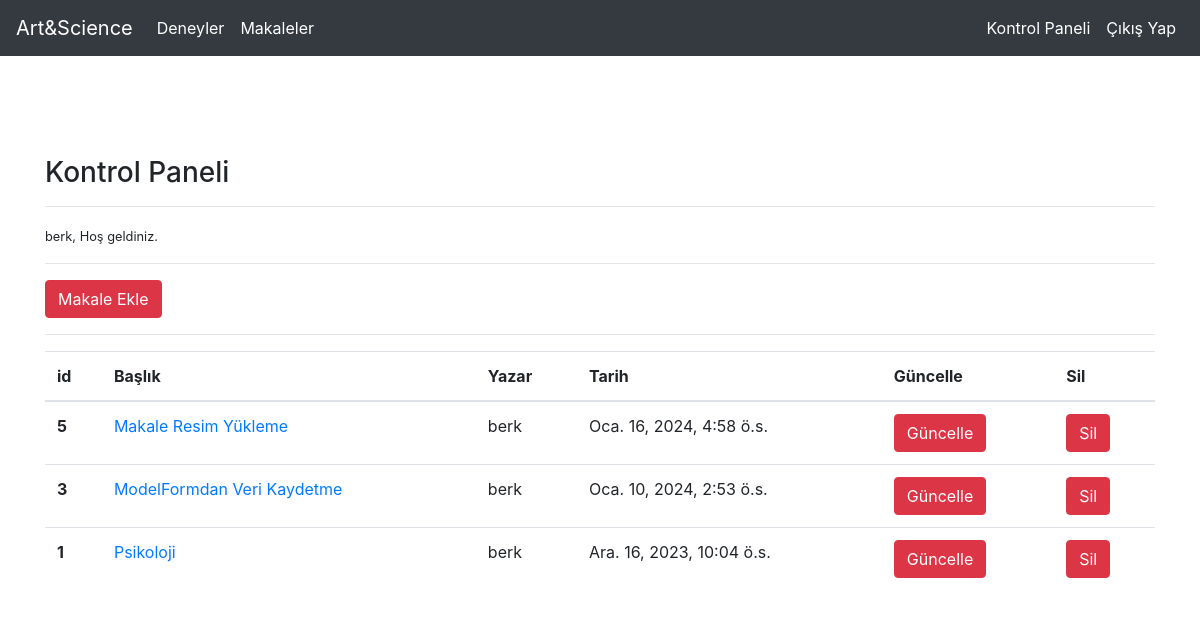
Screenshot of /articles/dashboard/ (signed in) with the database file from the repository.
### article/models.py (models this page shows, shortened)
class Article(models.Model):#importtaki models'in içindeki Model class'ından türetmemiz gerekiyor.
    author = models.ForeignKey("auth.User", on_delete = models.CASCADE, verbose_name = "Yazar" )#Bu alanımız aslında user tablosuna işaret ediyor diyoruz. Yani buraya herhangi bir user yazdığımız zaman aslında o tablodaki user’ın direkt buraya geldiğini göreceğiz.
    title = models.CharField(max_length = 50,verbose_name = "Başlık")
    content = RichTextField()
    created_date = models.DateTimeField(auto_now_add=True,verbose_name = "Oluşturulma Tarihi")
    article_image = models.FileField(blank = True, null = True,verbose_name="Makale Fotoğrafı")
    class Meta:
        ordering = ["-created_date"] #En son eklenen makale ilk gösterilmesi için bunu ekledik.

### article/views.py (the view)
# urls.py: path('dashboard/',views.dashboard,name = "dashboard"),
@login_required(login_url="user:login")
def dashboard(request):
    articles = Article.objects.filter(author = request.user)
    incoming_article_context = { #Dashboard kısmına sözlük yapısı ile gönderim yapacağız.
        "articles": articles #Key-value
    }
    return render(request,"dashboard.html",incoming_article_context)

### templates/dashboard.html
{% extends "layout.html" %}
{%  block body_field %}
    <h3> Kontrol Paneli </h3>
    <hr>
    <p>
       <small>{{request.user.username}},  Hoş geldiniz.</small>
    </p>
    <hr>
    <a class="btn btn-danger" href="{% url 'article:addArticle' %}">Makale Ekle</a>
    <hr>
    {% if articles %}
        <table class="table table-hover">
            <thead>
            <tr>
                <th scope="col">id</th>
                <th scope="col">Başlık</th>
                <th scope="col">Yazar</th>
                <th scope="col">Tarih</th>
                <th scope="col">Güncelle</th>
                <th scope="col">Sil</th>
            </tr>
            </thead>
            <tbody>
                {% for article in articles %}
                    <tr>
                        <th scope="row">{{article.id}}</th>
                        <td><a href="{% url 'article:detail' article.id %}">{{article.title}}</a></td>
                        <td>{{article.author.username}}</td>
                        <td>{{article.created_date}}</td>
                        <td><a href="{% url 'article:update' article.id %}" class="btn btn-danger">Güncelle</a></td>
                        <td><a href="{% url 'article:delete' article.id %}" class="btn btn-danger">Sil</a></td>
                    </tr>
                {% endfor %}
            </tbody>
        </table>
    {% else %}
        <div class="alert alert-danger">Henüz bir makaleniz bulunmuyor!</div>
    {% endif %}
{% endblock %}

### rows the page displays
Article: id "5", title "Makale Resim Yükleme", author.username "berk", created_date "Oca. 16, 2024, 4:58 ö.s."
Article: id "3", title "ModelFormdan Veri Kaydetme", author.username "berk", created_date "Oca. 10, 2024, 2:53 ö.s."
Article: id "1", title "Psikoloji", author.username "berk", created_date "Ara. 16, 2023, 10:04 ö.s."

### other values shown
{{ request.user.username }} "berk"
